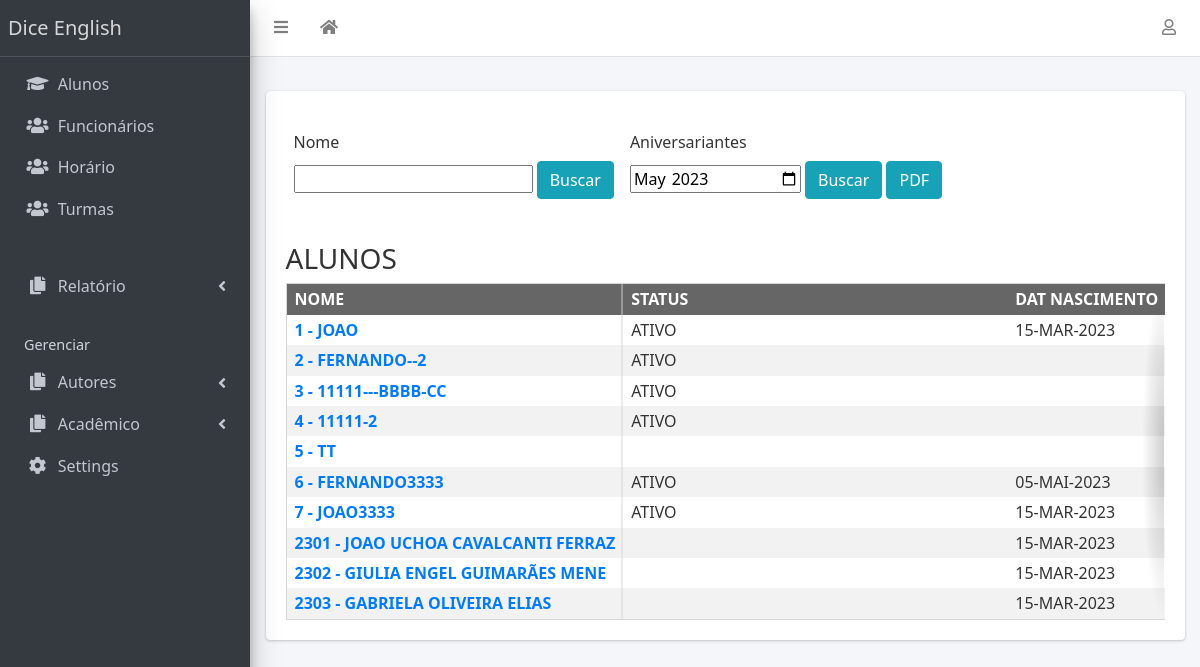
Page /aluno-search/ on the committed database.
### academico/models.py (models this page shows, shortened)
class Aluno(models.Model):
    id = models.AutoField(primary_key=True,)
    created_at = models.DateField(auto_now_add=True)
    nome = models.CharField(max_length=100, blank=True, null=True, default='')
    status_choice = (
        ('ativo', 'ativo'),
        ('encerrado', 'encerrado'),
        ('trancado', 'trancado'),
        ('jubilado', 'jubilado'),
        ('cancelado', 'cancelado'),
    )
    status = models.CharField(max_length=100, blank=True, null=True, default='', choices=status_choice)
    dat_nasc = models.DateField( blank=True, null=True, default='')
    mes_nasc_choice = (
        ('01', '01'),
        ('02', '02'),
        ('03', '03'),
        ('04', '04'),
        ('05', '05'),
        ('06', '06'),
        ('07', '07'),
        ('08', '08'),
        ('09', '09'),
        ('10', '10'),
        ('11', '11'),
        ('12', '12'),
    )
    cidade_nascimento = models.CharField(max_length=100, blank=True, null=True, default='')
    endereco = models.CharField(max_length=200, blank=True, null=True, default='')
    numero = models.IntegerField( blank=True, null=True, default='')
    complemento = models.CharField(max_length=100, blank=True, null=True, default='')
    bairro = models.CharField(max_length=100, blank=True, null=True, default='')
    cidade = models.CharField(max_length=100, blank=True, null=True, default='')
    uf = models.CharField(max_length=5, blank=True, null=True, default='')
    cep = models.CharField(max_length=100, blank=True, null=True, default='')
    telefone1 = models.CharField(max_length=20, blank=True, null=True, default='')
    moradia = models.CharField(max_length=100, blank=True, null=True, default='')
    inicio = models.DateField( blank=True, null=True, default='')
    n_irmaos = models.IntegerField( blank=True, null=True, default='')
    retorno = models.DateField( blank=True, null=True, default='')
    sexo_choice = (
        ('M', 'M'),
        ('F', 'F'),
    )
    sexo = models.CharField(max_length=100, blank=True, null=True, default='', choices=sexo_choice)
    responsavel_financeiro = models.CharField(max_length=100, blank=True, null=True, default='')
    tel_responsavel_financeiro = models.CharField(max_length=20, blank=True, null=True, default='')
    responsavel_p_filhos = models.CharField(max_length=100, blank=True, null=True, default='')
    bairro_de_ida = models.CharField(max_length=100, blank=True, null=True, default='')
    bairro_de_volta = models.CharField(max_length=100, blank=True, null=True, default='')
    enviar_boleto = models.BooleanField( blank=True, null=True, default=False)
    gerar_taxa = models.BooleanField( blank=True, null=True, default=False)
    bolsista = models.BooleanField( blank=True, null=True, default=False)
    nome_pai = models.CharField(max_length=100, blank=True, null=True, default='')
    email_pai = models.EmailField(blank=True, null=True, default='')
    celular_pai = models.CharField(max_length=20, blank=True, null=True, default='')
    tel_trabalho_pai = models.CharField(max_length=20, blank=True, null=True, default='')
    cpf_pai = models.CharField(max_length=100, blank=True, null=True, default='')
    profissao_pai = models.CharField(max_length=100, blank=True, null=True, default='')
    nome_mae = models.CharField(max_length=100, blank=True, null=True, default='')
    email_mae = models.EmailField(blank=True, null=True, default='')
    celular_mae = models.CharField(max_length=20, blank=True, null=True, default='')
    tel_trabalho_mae = models.CharField(max_length=20, blank=True, null=True, default='')
    cpf_mae = models.CharField(max_length=100, blank=True, null=True, default='')
    profissao_mae = models.CharField(max_length=100, blank=True, null=True, default='')
    senha = models.CharField(max_length=100, blank=True, null=True, default='')
    foto = models.ImageField(upload_to='images', blank=True, null=True,)
    @admin.display(description='Nome Completo')
    def full_name(self):
        return f'{self.nome}'
    def get_absolute_url(self):
        return reverse('aluno-detail', args=[str(self.id)])

### academico/views.py (the view, shortened to what this page needs)
# urls.py: path('aluno-search/', views.Aluno().search, name='aluno-search'),
    def search(self, request):
        nome = request.GET.get("nome")
        bday = request.GET.get("bday")
        pdf = request.GET.get("pdf")
        if nome is not None:
            alunos = models.Aluno.objects.all().filter(nome__icontains=nome)
        elif bday is not None:
            alunos = models.Aluno.objects.all().filter(
                dat_nasc__year=bday[:4],
                dat_nasc__month=bday[5:],
            )
        else:
            alunos = models.Aluno.objects.all()[:10]
        now = datetime.datetime.now()
        result = {
            'alunos': alunos,
            'now': f'{now.year}-{str(now.month).zfill(2)}'
        }
        response = render(
            request=request,
            template_name='alunos.html',
            context=result,
        )
        return response

### templates/alunos.html (shortened to what this page needs)
{% extends 'base.html' %}
{% block main %}
<table class=" table-search table-hover table-responsive" >
    <thead>
        <tr>
            <td >
                Nome
            </td>
            <td>
                Aniversariantes
            </td>
        </tr>
    </thead>
    <tbody>
        <tr>
            <td>
                <form action="{% url 'aluno-search' %}" method="GET">
                    <input type="text" name="nome" >
                    <button class="btn btn-info size-sm" type="submit"> Buscar </button>
                </form>
            </td>
            <td>
                <form action="{% url 'aluno-search' %}" method="GET">
                    <input type="month" name="bday" value="{{ now }}">
                    <button class="btn btn-info size-sm" type="submit"> Buscar </button>
                    <button class="btn btn-info size-sm" name="pdf" type="submit" value="PDF"> PDF </button>
                </form>
            </td>
        </tr>
    </tbody>
</table>
<br>
<h3> ALUNOS</h3>
<div  role="region" aria-labelledby="HeadersCol" tabindex="0" class="rowheaders limit-table">
 <table style="text-transform:uppercase;" >
    <thead>
    <tr>
        <th>  nome </th>
        <th>  status </th>
        <th>  dat nascimento </th>
    </tr>
    </thead>
    <tbody>
    {% for aluno in alunos %}
    <tr>
        <th scope="row">
            <a href="{{ aluno.get_absolute_url }}">
                {{ aluno.id  | default_if_none:"" }} - {{ aluno.full_name  | default_if_none:"" }}
            </a> </th>
            <td> {{ aluno.status  | default_if_none:"" }} </td>
            <td> {{ aluno.dat_nasc |date:'d-M-Y' | default_if_none:"" }} </td>
    </tr>
 {% endfor %}
</table>
</div>
{% endblock %}

### templates/base.html (style rules this page uses)
body { font-family: "Segoe UI", -apple-system, BlinkMacSystemFont, Roboto, Oxygen-Sans, Ubuntu, Cantarell, "Helvetica Neue", sans-serif; line-height: 1.4; color: #333; background-color: #fff; padding: 0 ; #5vw }
table { margin: 1em 0; border-collapse: collapse; border: 0.1em solid #d6d6d6; }
th, td { padding: 0.25em 0.5em 0.25em 1em; vertical-align: text-top; text-align: left; text-indent: -0.5em; white-space: nowrap; }
th { vertical-align: bottom; background-color: #666; color: #fff; #2 white-space: nowrap; }
tr:nth-child(even) th[scope=row] { background-color: #f2f2f2; }
tr:nth-child(odd) th[scope=row] { background-color: #fff; }
tr:nth-child(even) { background-color: rgba(0, 0, 0, 0.05); }
tr:nth-child(odd) { background-color: rgba(255, 255, 255, 0.05); }
.rowheaders td:nth-of-type(1) { #font-style: italic; }
.rowheaders th:nth-of-type(3), .rowheaders td:nth-of-type(2) { text-align: left; }
th { position: -webkit-sticky; position: sticky; top: 0; z-index: 2; white-space: nowrap; }
th[scope=row] { position: -webkit-sticky; position: sticky; left: 0; z-index: 1; }
th[scope=row] { vertical-align: top; color: inherit; background-color: inherit; background: linear-gradient(90deg, transparent 0%, transparent calc(100% - .05em), #d6d6d6 calc(100% - .05em), #d6d6d6 100%); }
th:not([scope=row]):first-child { left: 0; z-index: 3; background: linear-gradient(90deg, #666 0%, #666 calc(100% - .05em), #ccc calc(100% - .05em), #ccc 100%); }
div[tabindex="0"][aria-labelledby][role="region"] { overflow: auto; }
div[tabindex="0"][aria-labelledby][role="region"] table { margin: 0; }
div[tabindex="0"][aria-labelledby][role="region"].rowheaders { background: linear-gradient(to right, transparent 30%, rgba(255,255,255,0)), linear-gradient(to right, rgba(255,255,255,0), white 70%) 0 100%, radial-gradient(farthest-side at 0% 50%, rgba(0,0,0,0.2), rgba(0,0,0,0)), radial-gradient(farthest-side at 100% 50%, rgba(0,0,0,0.2), rgba(0,0,0,0)) 0 100%; background-repeat: no-repeat; background-color: #fff; background-size: 4em 100%, 4em 100%, 1.4em 100%, 1.4em 100%; background-position: 0 0, 100%, 0 0, 100%; background-attachment: local, local, scroll, scroll; }
th[scope=row] { min-width: 40vw; }
@media all and (min-width: 30em) { th[scope=row] { min-width: 20em; } }
th[scope=row] + td { min-width: 24em; }
.limit-table { max-height: 500px; }
.table-search { border : 0px solid #000000; #background: red; }

### rows in the picture
Aluno: id "1", full_name "JOAO", status "ATIVO", dat_nasc "15-MAR-2023"
Aluno: id "2", full_name "FERNANDO--2", status "ATIVO"
Aluno: id "3", full_name "11111---BBBB-CC", status "ATIVO"
Aluno: id "4", full_name "11111-2", status "ATIVO"
Aluno: id "5", full_name "TT"
Aluno: id "6", full_name "FERNANDO3333", status "ATIVO", dat_nasc "05-MAI-2023"
Aluno: id "7", full_name "JOAO3333", status "ATIVO", dat_nasc "15-MAR-2023"
Aluno: id "2301", full_name "JOAO UCHOA CAVALCANTI FERRAZ", dat_nasc "15-MAR-2023"
Aluno: id "2302", full_name "GIULIA ENGEL GUIMARÃES MENE", dat_nasc "15-MAR-2023"
Aluno: id "2303", full_name "GABRIELA OLIVEIRA ELIAS", dat_nasc "15-MAR-2023"

### other values in the picture
{{ school_name | default:"Dice English" }} "Dice English"
